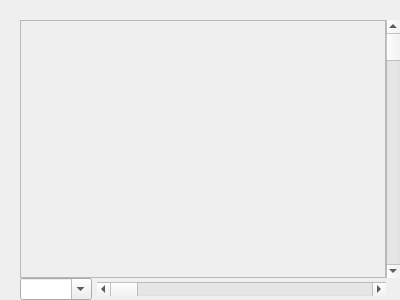
<?xml version="1.0" encoding="UTF-8"?>
<ui version="4.0">
 <class>PackageGraphicsWidget</class>
 <widget class="QWidget" name="PackageGraphicsWidget">
  <property name="geometry">
   <rect>
    <x>0</x>
    <y>0</y>
    <width>400</width>
    <height>300</height>
   </rect>
  </property>
  <property name="windowTitle">
   <string>Form</string>
  </property>
  <layout class="QGridLayout" name="gridLayout" rowstretch="0,1,0" columnstretch="0,1,0">
   <property name="margin">
    <number>0</number>
   </property>
   <property name="spacing">
    <number>0</number>
   </property>
   <item row="0" column="1">
    <widget class="RulerWidget" name="horizontalRuler" native="true">
     <property name="minimumSize">
      <size>
       <width>0</width>
       <height>20</height>
      </size>
     </property>
     <property name="maximumSize">
      <size>
       <width>16777215</width>
       <height>20</height>
      </size>
     </property>
     <property name="autoFillBackground">
      <bool>false</bool>
     </property>
     <property name="styleSheet">
      <string notr="true"/>
     </property>
    </widget>
   </item>
   <item row="1" column="0">
    <widget class="RulerWidget" name="verticalRuler" native="true">
     <property name="minimumSize">
      <size>
       <width>20</width>
       <height>0</height>
      </size>
     </property>
     <property name="maximumSize">
      <size>
       <width>20</width>
       <height>16777215</height>
      </size>
     </property>
    </widget>
   </item>
   <item row="1" column="1">
    <widget class="QFrame" name="frame">
     <property name="frameShape">
      <enum>QFrame::StyledPanel</enum>
     </property>
     <property name="frameShadow">
      <enum>QFrame::Raised</enum>
     </property>
     <layout class="QVBoxLayout" name="verticalLayout_2">
      <property name="spacing">
       <number>0</number>
      </property>
      <property name="margin">
       <number>0</number>
      </property>
      <item>
       <widget class="DavaGLWidget" name="davaGLWidget" native="true">
        <property name="focusPolicy">
         <enum>Qt::StrongFocus</enum>
        </property>
       </widget>
      </item>
     </layout>
    </widget>
   </item>
   <item row="1" column="2">
    <widget class="QScrollBar" name="verticalScrollBar">
     <property name="minimumSize">
      <size>
       <width>0</width>
       <height>0</height>
      </size>
     </property>
     <property name="orientation">
      <enum>Qt::Vertical</enum>
     </property>
    </widget>
   </item>
   <item row="2" column="1">
    <layout class="QHBoxLayout" name="horizontalLayout" stretch="0,0,1">
     <property name="spacing">
      <number>5</number>
     </property>
     <item>
      <widget class="QComboBox" name="scaleCombo">
       <property name="editable">
        <bool>true</bool>
       </property>
       <property name="maxVisibleItems">
        <number>12</number>
       </property>
       <property name="sizeAdjustPolicy">
        <enum>QComboBox::AdjustToContents</enum>
       </property>
      </widget>
     </item>
     <item>
      <spacer name="horizontalSpacer">
       <property name="orientation">
        <enum>Qt::Horizontal</enum>
       </property>
       <property name="sizeHint" stdset="0">
        <size>
         <width>0</width>
         <height>0</height>
        </size>
       </property>
      </spacer>
     </item>
     <item>
      <layout class="QVBoxLayout" name="verticalScrollLayout">
       <property name="spacing">
        <number>0</number>
       </property>
       <item>
        <widget class="QScrollBar" name="horizontalScrollBar">
         <property name="orientation">
          <enum>Qt::Horizontal</enum>
         </property>
        </widget>
       </item>
      </layout>
     </item>
    </layout>
   </item>
  </layout>
 </widget>
 <customwidgets>
  <customwidget>
   <class>DavaGLWidget</class>
   <extends>QWidget</extends>
   <header>UI/davaglwidget.h</header>
   <container>1</container>
  </customwidget>
  <customwidget>
   <class>RulerWidget</class>
   <extends>QWidget</extends>
   <header>Ruler/RulerWidget.h</header>
   <container>1</container>
  </customwidget>
 </customwidgets>
 <resources/>
 <connections/>
</ui>
